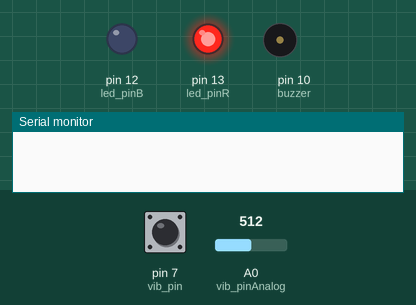
Simulated run of this sketch. Board: Arduino Uno, built with avr-gcc and run on an emulated ATmega328P. Parts: output pins drawn as LEDs (lit = HIGH), buzzer (waves = sounding, pin HIGH), the last lines printed to the serial monitor. The test bench sets the inputs (shaded band); at power-on: pin 7 (vib_pin) LOW, A0 (vib_pinAnalog) = 512.

Above: at 1.2 s.
1.3 s: pin 7 (vib_pin) driven HIGH
At 1.8 s:
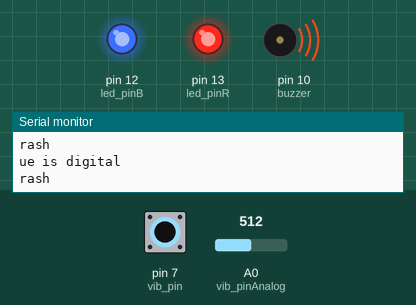
2.8 s: pin 7 (vib_pin) pulsed LOW 2 times (0.12 s each, 0.3 s apart)
6.4 s: pin 7 (vib_pin) pulsed LOW 2 times (0.12 s each, 0.3 s apart)
Timing chart, 0 to 9.4 s (numbered marks = the images above; inputs shaded):
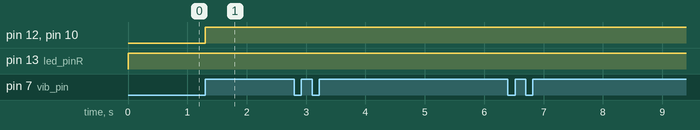

The sketch:

flameSensor.ino
```cpp
// flame sensor
int vib_pin=7;
int vib_pinAnalog=A0;
int led_pinR=13;
int led_pinB=12;
int buzzer = 10;

void setup() {
  pinMode(vib_pin,INPUT);
  pinMode(led_pinR,OUTPUT);
  pinMode(led_pinB,OUTPUT);
  pinMode(buzzer, OUTPUT);
   digitalWrite(buzzer,LOW);
  Serial.begin(9600);
}

void loop() {
  int valDigital;
  int valAnalog;
  valDigital=digitalRead(vib_pin);
  valAnalog=analogRead(vib_pinAnalog);
  if(valDigital==1)
  {
    digitalWrite(led_pinB,HIGH);
    Serial.println("the value is digital" + vib_pin);
    Serial.println("the value is" + vib_pinAnalog);

    digitalWrite(buzzer,HIGH);
   }
   else
   {
   digitalWrite(led_pinR,HIGH);

   }

}
```

Measured:
- after the input at 1.3 s, pin 12 (led_pinB), pin 10 (buzzer): LOW → HIGH at once
